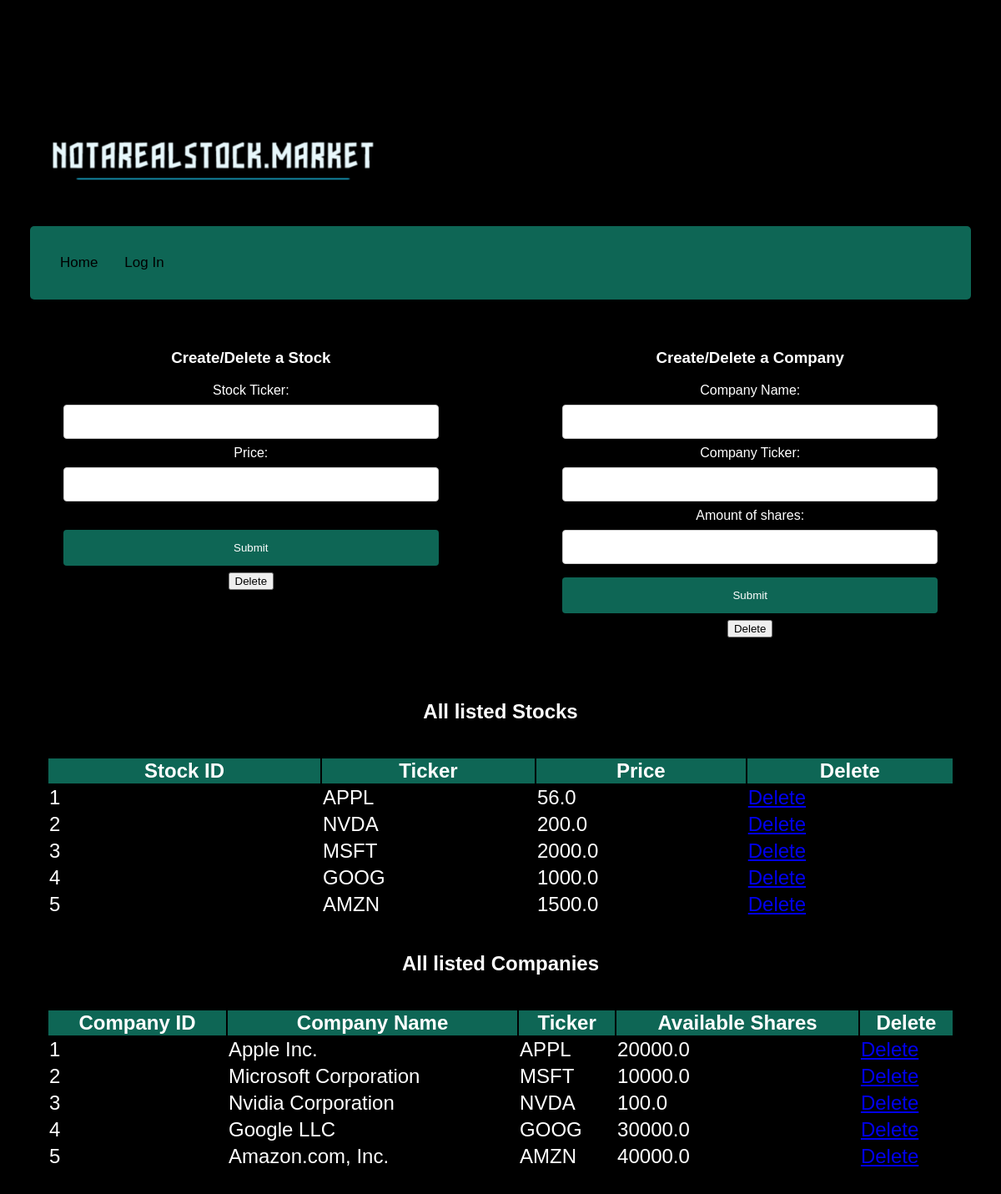
The app's page /adminpage, older data.
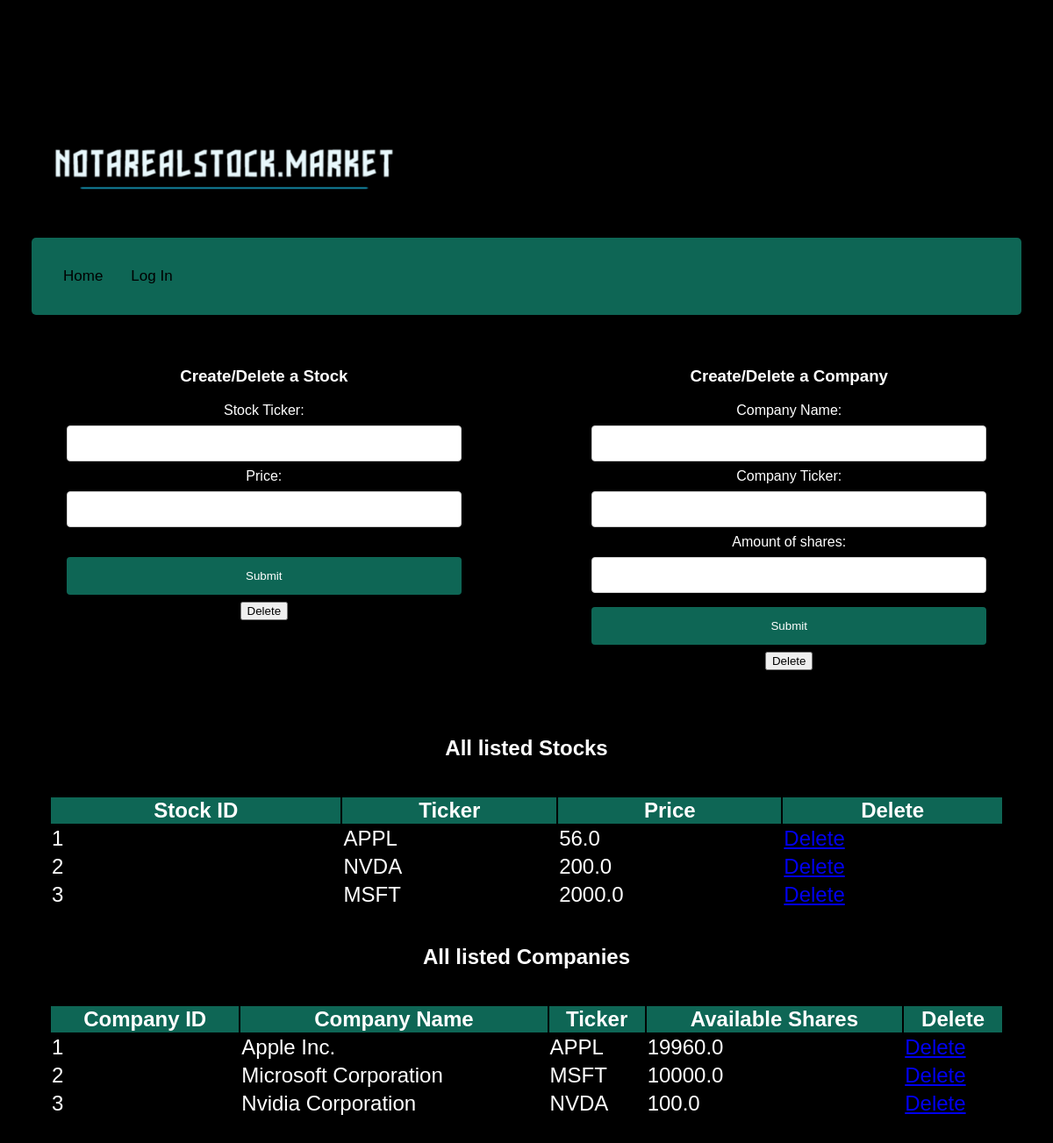
The same page, newer data.
### app.py (models this page shows, shortened)
class Stock(db.Model):
   __tablename__ = 'Stock'
   stockId = db.Column(db.Integer, primary_key=True, index=True)
   ticker = db.Column(db.String(5))
   price = db.Column(db.Float())

class Company(db.Model):
    __tablename__ = 'Company'
    companyId = db.Column(db.Integer, primary_key=True, index=True)
    ticker = db.Column(db.String(5))
    total_shares = db.Column(db.Float(), nullable=False)
    name = db.Column(db.String(100))

### app.py (the view)
@app.route("/adminpage")
def adminPage():
    stock_list = Stock.query.all()
    company_list = Company.query.all()
    return render_template('admin_homepage.html', stock_list=stock_list, company_list=company_list)

### templates/admin_homepage.html (shortened to what this page needs)
<div style="text-align: left;"><img src="{{ url_for('static', filename='notarealstock.png') }}" width="400"/></div>
<div class="topnav">
  <a class="active" href="/">Home</a>
  <a href="login-signup">Log In</a>
    </div>
</head>
<head>
</head>
<html>
<body>
  <div style="display: flex; justify-content: space-between;">
    <form action="/addstock" method="post" style="width: 45%;">
      <div>
        <h3>Create/Delete a Stock</h3>
        <label for="stockName">Stock Ticker:</label><br>
        <input type="text" id="stockName" name="stockName"><br>
        <label for="stockPrice">Price:</label><br>
        <input type="text" id="stockPrice" name="stockPrice"><br><br>
        <input type="submit" value="Submit">
        <button type="button">Delete</button>
      </div>
    </form>
    <form action="/addcompany" method="post" style="width: 45%;">
      <div>
        <h3>Create/Delete a Company</h3>
        <label for="companyName">Company Name:</label><br>
        <input type="text" id="companyName" name="companyName"><br>
        <label for="companyTicker">Company Ticker:</label><br>
        <input type="text" id="companyTicker" name="companyTicker"><br>
        <label for="companyAmtShares">Amount of shares:</label><br>
        <input type="text" id="companyAmtShares" name="companyAmtShares"><br>
        <input type="submit" value="Submit">
        <button type="button">Delete</button>
      </div>
    </form>
     </div>
<h2>All listed Stocks</h2>
<div id="stocks">
  <table style="width:100%; background-color:black; font-size:1.5em;">
    <tr style="background-color: #0e6655;;">
      <th>Stock ID</th>
      <th>Ticker</th>
      <th>Price</th>
      <th>Delete</th>
    </tr>
    {% for stock in stock_list %}
    <tr style="border:2px solid white;">
      <td>{{ stock.stockId }}</td>
      <td>{{ stock.ticker }}</td>
      <td>{{ stock.price }}</td>
      <td><a href="/deletestock/{{ stock.stockId }}">Delete</a></td>
    </tr>
    {% endfor %}
  </table>
</div>
<h2>All listed Companies</h2>
<div id="Companies">
  <table style="width:100%; background-color:black; font-size:1.5em;">
    <tr style="background-color: #0e6655;;">
      <th>Company ID</th>
      <th>Company Name</th>
      <th>Ticker</th>
      <th>Available Shares</th>
      <th>Delete</th>
    </tr>
    {% for company in company_list %}
    <tr style="border:2px solid white;">
      <td>{{ company.companyId }}</td>
      <td>{{ company.name }}</td>
      <td>{{ company.ticker }}</td>
      <td>{{ company.total_shares }}</td>
      <td><a href="/deletecompany/{{ company.companyId }}">Delete</a></td>
    </tr>
    {% endfor %}
  </table>
</div>
</body>
</html>
<html>
<body>

### templates/admin_homepage.html (style rules this page uses)
* { box-sizing: border-box; }
body { margin: 0; font-family: Arial, Helvetica, sans-serif; }
.topnav { overflow: hidden; background-color: #0e6655; }
.topnav a { float: left; display: block; color: black; text-align: center; padding: 14px 16px; text-decoration: none; font-size: 17px; }
.topnav a.active { background-color: #0e6655; color: black; }
body { background-color: black; color: white; padding:10% 3% 10% 3%; text-align:center; }
input[type=text], select { width: 100%; padding: 12px 20px; margin: 8px 0; display: inline-block; border: 1px solid #ccc; border-radius: 4px; box-sizing: border-box; }
input[type=submit] { width: 100%; background-color: #0e6655; color: white; padding: 14px 20px; margin: 8px 0; border: none; border-radius: 4px; cursor: pointer; }
div { border-radius: 5px; padding: 20px; }

Row changes from the older to the newer data that the page shows:
removed Stock: stockId "4", ticker "GOOG", price "1000.0"
removed Stock: stockId "5", ticker "AMZN", price "1500.0"
removed Company: companyId "4", name "Google LLC", ticker "GOOG", total_shares "30000.0"
removed Company: companyId "5", name "Amazon.com, Inc.", ticker "AMZN", total_shares "40000.0"
changed Company "Apple Inc.": total_shares "20000.0" → "19960.0"
